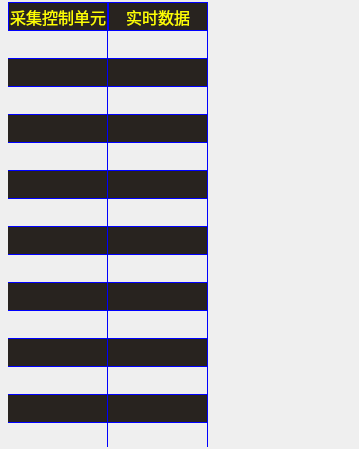
<?xml version="1.0" encoding="UTF-8"?>
<ui version="4.0">
 <class>LGWidgetPage</class>
 <widget class="QWidget" name="LGWidgetPage">
  <property name="geometry">
   <rect>
    <x>0</x>
    <y>0</y>
    <width>359</width>
    <height>449</height>
   </rect>
  </property>
  <property name="windowTitle">
   <string>Form</string>
  </property>
  <property name="styleSheet">
   <string notr="true">QTableWidget
{
	font:75 16px;
	border:none;
	color:#FEFE00;
	gridline-color:#0000FE;
 	alternate-background-color: #28231f;
}
QHeaderView::section:horizontal
{
	background:#28231f;
	border:1px solid #0000FE;
	color: #FEFE00;
	font: 75 16px;
	height:27px;
}</string>
  </property>
  <layout class="QGridLayout" name="gridLayout">
   <property name="leftMargin">
    <number>8</number>
   </property>
   <property name="topMargin">
    <number>2</number>
   </property>
   <property name="rightMargin">
    <number>8</number>
   </property>
   <property name="bottomMargin">
    <number>2</number>
   </property>
   <property name="spacing">
    <number>0</number>
   </property>
   <item row="0" column="0">
    <widget class="QTableWidget" name="tableWidget">
     <property name="enabled">
      <bool>false</bool>
     </property>
     <property name="verticalScrollBarPolicy">
      <enum>Qt::ScrollBarAlwaysOff</enum>
     </property>
     <property name="horizontalScrollBarPolicy">
      <enum>Qt::ScrollBarAlwaysOff</enum>
     </property>
     <property name="editTriggers">
      <set>QAbstractItemView::NoEditTriggers</set>
     </property>
     <property name="alternatingRowColors">
      <bool>true</bool>
     </property>
     <property name="selectionMode">
      <enum>QAbstractItemView::NoSelection</enum>
     </property>
     <property name="rowCount">
      <number>15</number>
     </property>
     <attribute name="horizontalHeaderDefaultSectionSize">
      <number>100</number>
     </attribute>
     <attribute name="horizontalHeaderHighlightSections">
      <bool>false</bool>
     </attribute>
     <attribute name="horizontalHeaderMinimumSectionSize">
      <number>18</number>
     </attribute>
     <attribute name="verticalHeaderVisible">
      <bool>false</bool>
     </attribute>
     <attribute name="verticalHeaderDefaultSectionSize">
      <number>28</number>
     </attribute>
     <attribute name="verticalHeaderHighlightSections">
      <bool>false</bool>
     </attribute>
     <attribute name="verticalHeaderMinimumSectionSize">
      <number>28</number>
     </attribute>
     <row/>
     <row/>
     <row/>
     <row/>
     <row/>
     <row/>
     <row/>
     <row/>
     <row/>
     <row/>
     <row/>
     <row/>
     <row/>
     <row/>
     <row/>
     <column>
      <property name="text">
       <string>采集控制单元</string>
      </property>
     </column>
     <column>
      <property name="text">
       <string>实时数据</string>
      </property>
     </column>
    </widget>
   </item>
  </layout>
 </widget>
 <resources/>
 <connections/>
</ui>
